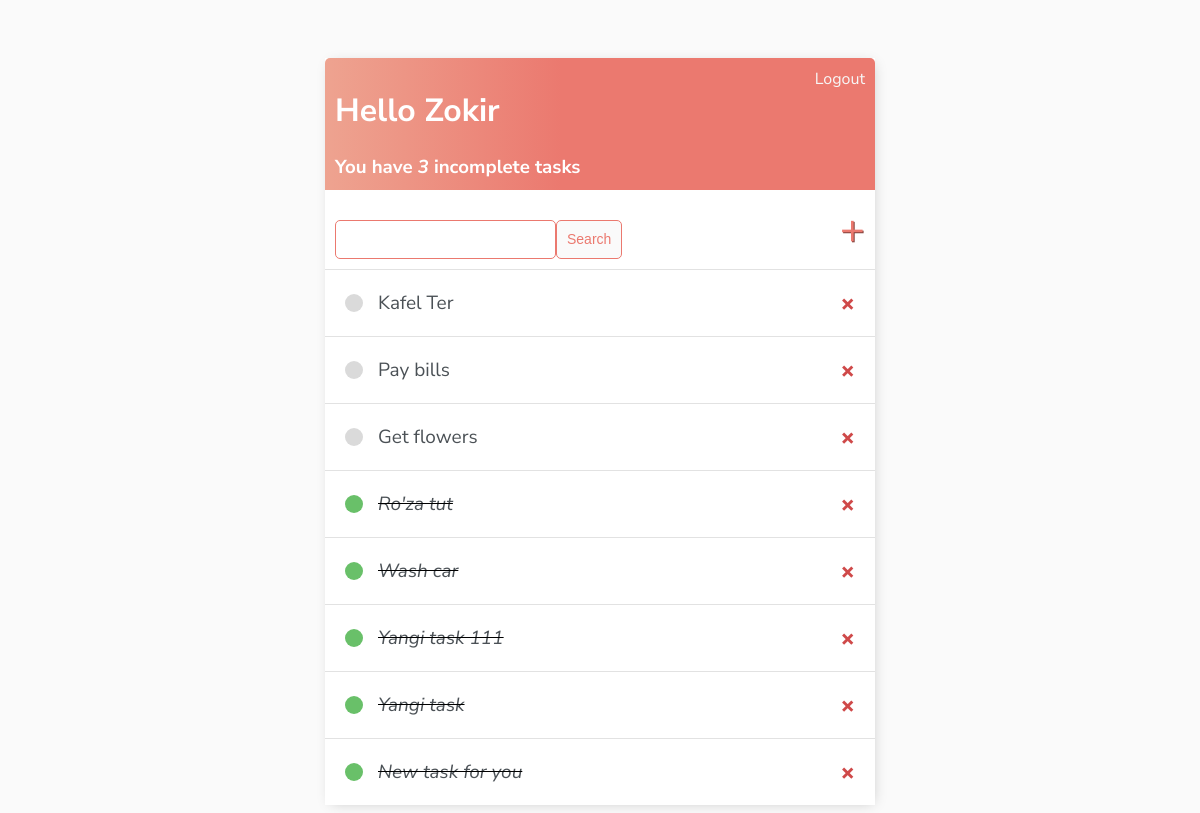
The app's page / (signed in) with its own data.
### base/models.py (models this page shows)
class Task(models.Model):
    user = models.ForeignKey(User, on_delete=models.CASCADE, null=True, blank=True)
    title = models.CharField(max_length=200)
    description = models.TextField(null=True, blank=True)
    complete = models.BooleanField(default=False)
    created = models.DateTimeField(auto_now_add=True)
    def __str__(self):
        return self.title
    class Meta:
        ordering = ['complete']

### base/views.py (the view)
# urls.py: path('', TaskListViews.as_view(), name='tasks'),
class TaskListViews(LoginRequiredMixin, ListView):
    model = Task
    context_object_name = 'tasks'
    def get_context_data(self, **kwargs):
        context = super().get_context_data(**kwargs)
        context['tasks'] = context['tasks'].filter(user = self.request.user)
        context['count'] = context['tasks'].filter(complete = False).count()
        search_input = self.request.GET.get('search-area') or ''
        if search_input:
            context['tasks'] = context['tasks'].filter(title__startswith = search_input)
        context['search_input'] = search_input
        return context

### base/templates/base/task_list.html
{% extends 'base/main.html' %}
{% block content %}
    <div class="header-bar">
        <div>
            <h1>Hello {{request.user|title}}</h1>
            <h3 style="margin:0">You have <i>{{count}}</i> incomplete task{{count|pluralize:"s"}}</h3>
        </div>
        {% if request.user.is_authenticated %}
        <a href="{% url 'logout' %}">Logout</a>
        {% else %}
        <a href="{% url 'login' %}">Login</a>
        {% endif %}
    </div>
    <div id="search-add-wrapper">
        <form  method="get" style="margin-top: 20px; display: flex;">
            <input type="text" name="search-area" value="{{search_input}}">
            <input class="button" type="submit" value="Search">
        </form>
        <a id="add-link" href="{% url 'create' %}">&#x2b;</a>
    </div>
    <div class="task-items-wrapper">
        {% for task in tasks %}
        <div class="task-wrapper">
            {% if task.complete %}
                <div class="task-title">
                    <div class="task-complete-icon"> </div>
                    <i><s><a href="{% url 'task-update' task.id %}">{{task}}</a></s></i>
                </div>
                <a class="delete-link" href="{% url 'task-delete' task.id %}">&#215;</a>
            {% else %}
                <div class="task-title">
                    <div class="task-incomplete-icon"> </div>
                    <a href="{% url 'task-update' task.id %}">{{task}}</a>
                </div>
                <a class="delete-link" href="{% url 'task-delete' task.id %}">&#215;</a>
            {% endif %}
        </div>
        {% empty %}
            <h3>No items in lists</h3>
        {% endfor%}
    </div>
{% endblock content %}

### base/templates/base/main.html (shortened to what this page needs)
<!DOCTYPE html>
<html lang="en">
<head>
</head>
<body>
    <div class="container">
        {% block content %}
        {% endblock content %}
    </div>
</body>
</html>

### base/templates/base/main.html (style rules this page uses)
body { background-color: #fafafa; font-family: 'Nunito Sans', sans-serif; padding-top: 50px; }
.container { max-width: 550px; margin: auto; background-color: #fff; -webkit-box-shadow: 2px 2px 13px -4px rgba(0, 0, 0, 0.21); box-shadow: 2px 2px 13px -4px rgba(0, 0, 0, 0.21); }
.header-bar { display: flex; justify-content: space-between; color: #fff; padding: 10px; border-radius: 5px 5px 0 0; background: linear-gradient(90deg, #EEA390 0%, #EB796F 43%,#EB796F 100%); }
.header-bar a { color: rgb(247, 247, 247); text-decoration: none; }
.task-wrapper { display: flex; align-items: center; font-size: 19px; justify-content: space-between; padding: 20px; background-color: #fff; border-top: 1px solid rgb(226,226,226); }
.task-title { display: flex; align-items: center; }
.task-title a { text-decoration: none; color: #4b5156; margin-left: 10px; }
.task-complete-icon { width: 18px; height: 18px; margin-right: 5px; background-color: rgb(105, 192, 105); border-radius: 50%; }
.task-incomplete-icon { width: 18px; height: 18px; margin-right: 5px; background-color: rgb(218, 218, 218); border-radius: 50%; }
.delete-link { text-decoration: none; font-weight: 900; color: #cf4949; font-size: 24px; line-height: 0; }
#search-add-wrapper { display: flex; justify-content: space-between; align-items: center; padding: 10px; }
#add-link { color: #EB796F; text-decoration: none; font-size: 42px; text-shadow: 1px 1px #81413b; }
input[type=text], input[type=password], textarea { border: 1px solid #EB796F; border-radius: 5px; padding: 10px; width: 90%; font-size: 15px; }
.button { border: 1px solid #EB796F; background-color: #FaFaFa; color: #EB796F; padding: 10px; font-size: 14px; border-radius: 5px; cursor: pointer; text-decoration: none; }

### records on screen
Task: title "Kafel Ter"
Task: title "Pay bills"
Task: title "Get flowers"
Task: title "Ro'za tut"
Task: title "Wash car"
Task: title "Yangi task 111"
Task: title "Yangi task"
Task: title "New task for you"

### other values on screen
{{ request.user|title }} "Zokir"
{{ count }} "3"
